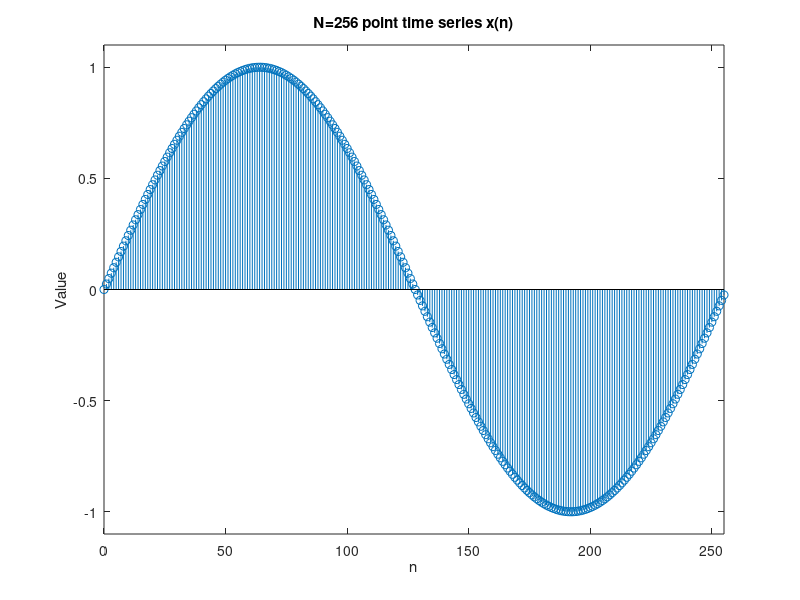
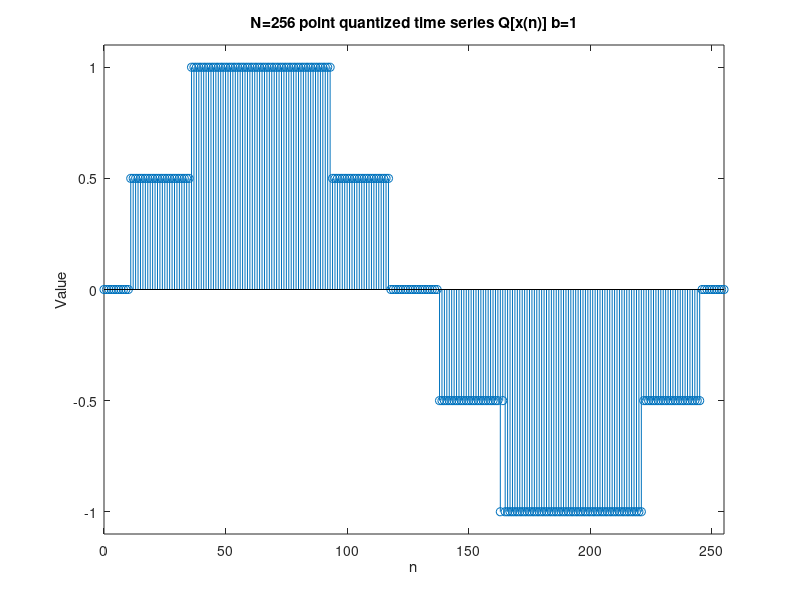
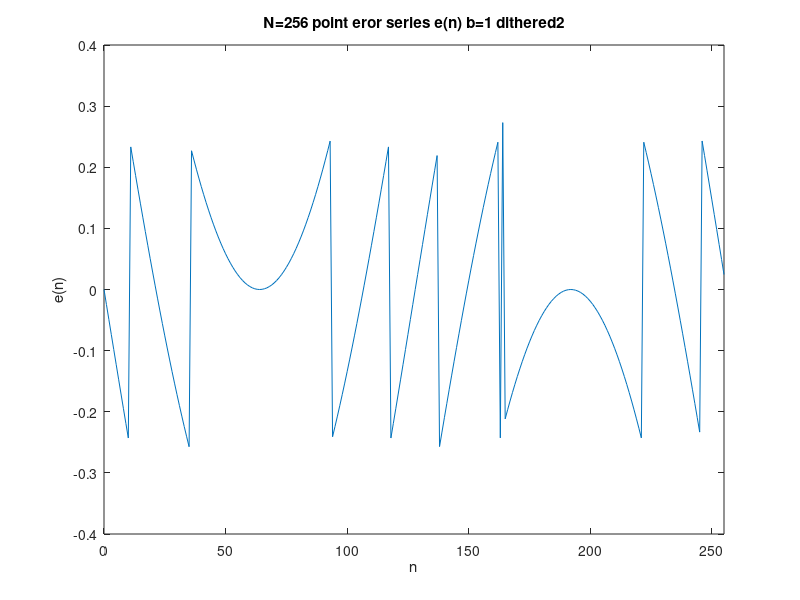
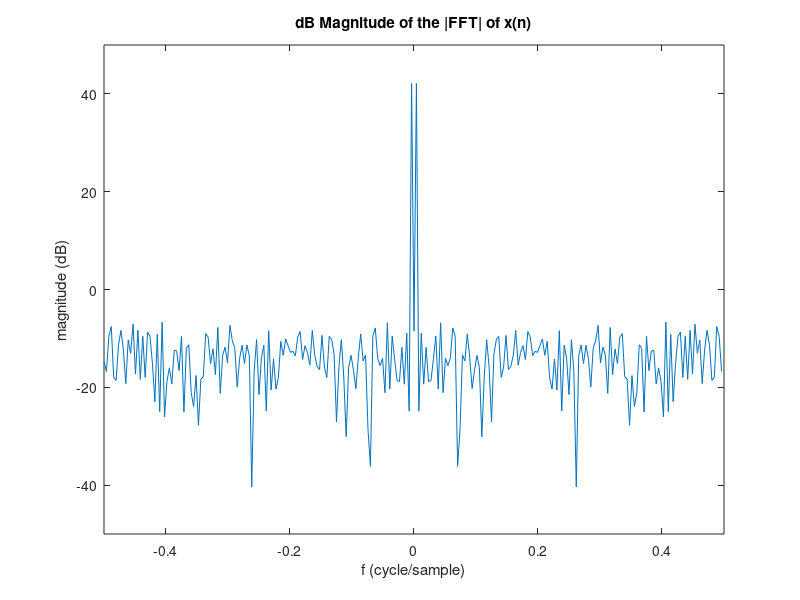

Recreate these plots in MATLAB, in order.
clear;clc;close all;

%% 1
N=256;
n=0:N-1;
xn=sin(2*pi/N*n);
xx=xn;
figure(1);
stem(n,xn);
axis([0 length(xn)-1 -1.1 1.1]);
xlabel('n');ylabel('Value');title('N=256 point time series x(n)');

b=1;
noise=-2^(-b)/20 + 2^(-b)/10.*rand(1,N);
xn=xn+noise;
figure(100);
plot(noise);

xn_q=xn.*(2^b);
xn_q=round(xn_q);
xn_q=xn_q.*(2^(-b));
figure(2);
stem(n,xn_q);
axis([0 length(xn)-1 -1.1 1.1]);
xlabel('n');ylabel('Value');title(['N=256 point quantized time series Q[x(n)] b=' num2str(b)]);

en=xn_q-xx;
figure(3);
plot(n,en);
xlim([0 length(en)-1]);
xlabel('n');ylabel('e(n)');title(['N=256 point eror series e(n) b=' num2str(b) ' dithered2']);
%% 2

XN=fftshift(fft(xn,N));
figure(4);
plot([-0.5:1/N:0.5-1/N],20*log10(abs(XN)));
title('dB Magnitude of the |FFT| of x(n)');
xlabel('f (cycle/sample)');ylabel('magnitude (dB)');
axis([-0.5 0.5 -50 50]);

figure(5);
XN_Q=abs(fftshift(fft(xn_q,N)));
XN_Q=XN_Q(2:2:end);                         %%cut-off large negative
plot([-0.5:2/N:0.5-2/N],20*log10(abs(XN_Q)));  
title(['dB Magnitude of the |FFT| of Q[x(n)] b=' num2str(b)]);
xlabel('f (cycle/sample)');ylabel('magnitude (dB)');

%% 3
figure(6);
hist(en); 
title(['Histogram of e(n) b=' num2str(b)]);
xlabel('Amplitude');ylabel('Count'); 

m=63; 
figure(7); 
e_auto=xcorr(en,m,'biased');
e_auto=e_auto(m+1:2*m+1); 
stem(0:m,e_auto); 
title(['The autocorrelation sequence estimate c_{ee}(m) of e(n) b=' num2str(b) ' dithered2']); 
xlabel('m');ylabel('c_{ee}(m)'); 
xlim([0 m]);

window=hamming(N)'; 
wn=en.*window;    
U=sum(window.^2);    
Pee=10*log10(abs(fftshift(fft(wn))).^2/U);
figure(8);     
f=[-0.5:1/N:0.5-1/N];     
plot(f,Pee);     
xlabel('f (cycle/sample)');ylabel('Power Spectrum(dB)');
title(['Power Spectrum Estimate of e(n) b=' num2str(b) ' dithered2']); 
axis([-0.5,0.5,-60,0]);

figure(9); 
bex=xcorr(xn,en,m,'biased'); stem(-m:m,bex); 
title(['The cross-correlation sequence estimate c_{ex}(m) b=' num2str(b)]); 
xlabel('m');ylabel('c_{ex}(m)');
xlim([-m m]);